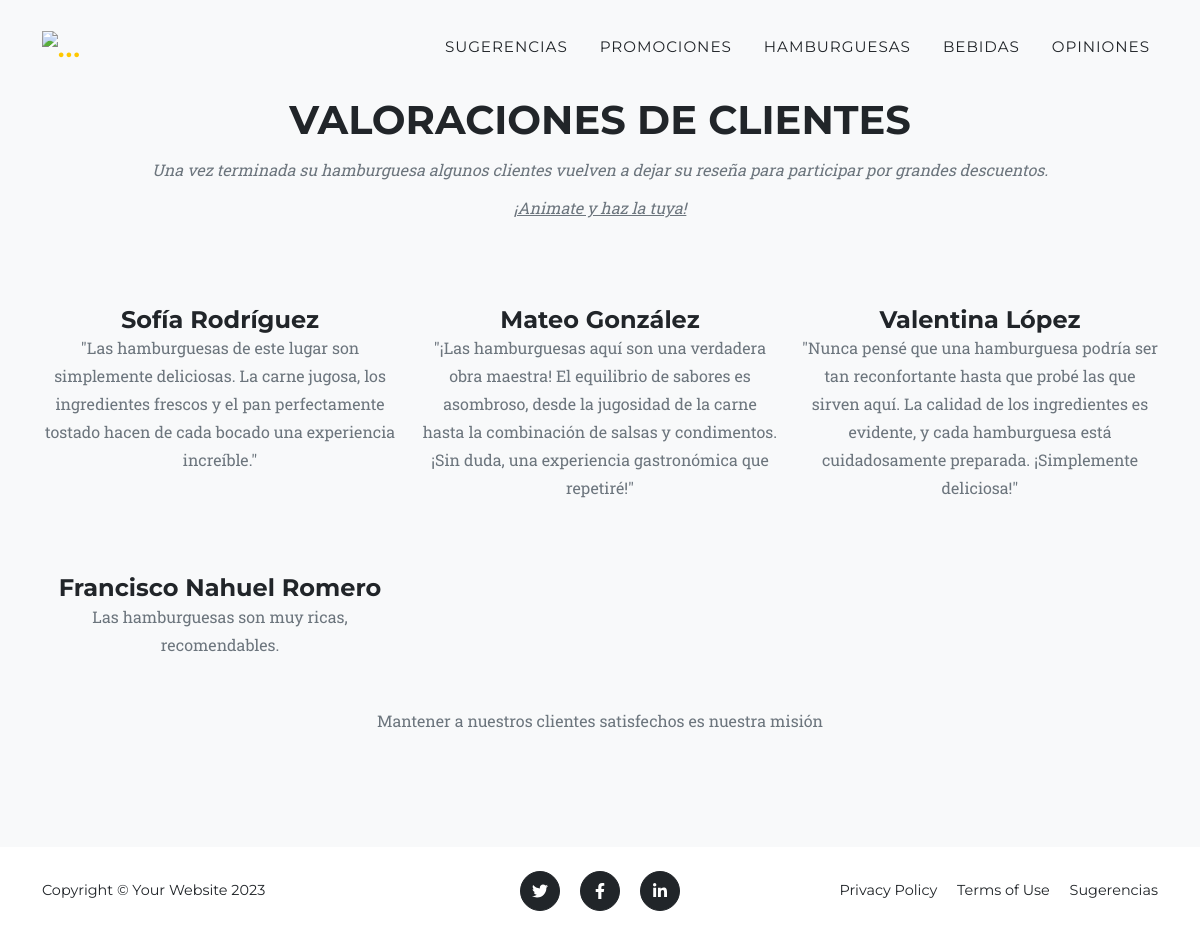
The app's page /valoraciones/, older data.
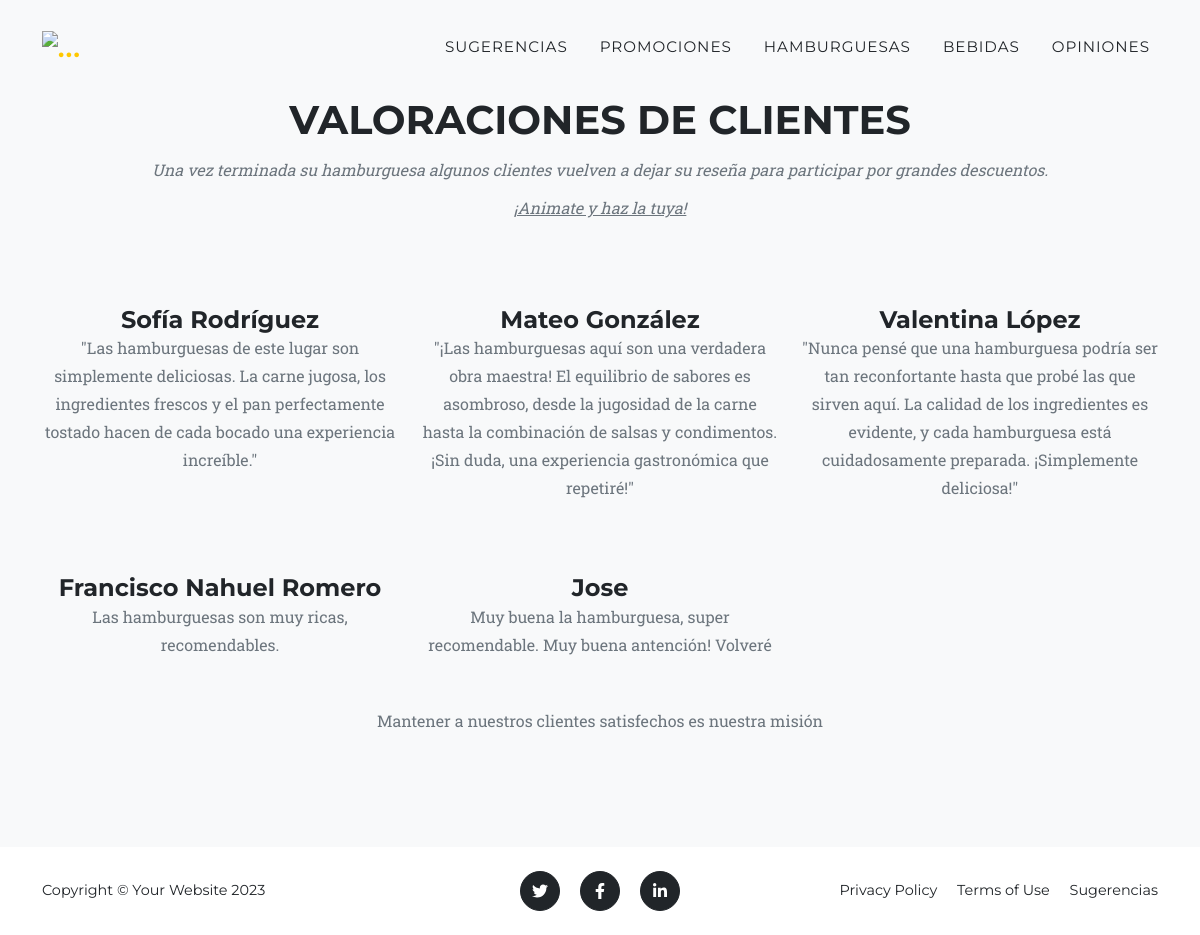
The same page, newer data.
### burger/models.py (models this page shows, shortened)
class Resena(models.Model):
    nombre = models.CharField(max_length=40)
    email = models.EmailField()
    resena = models.CharField(max_length=500)

### burger/views.py (the view)
# urls.py: path('valoraciones/', valoraciones, name='valoraciones'),
def valoraciones(request):
    resenas_totales = Resena.objects.all()
    return render(request, 'burger/valoraciones.html', {"valoraciones":resenas_totales})

### burger/templates/burger/valoraciones.html
{% extends "burger/base_light.html" %}
{% load static %}
{% block contenido_clientes %}
<section class="page-section bg-light" id="opiniones">
    <div class="container">
        <div class="text-center">
            <h2 class="section-heading text-uppercase"><a class="nav-link" href="{% url 'resena' %}">Valoraciones de clientes</a> </h2>
            <h3 class="section-subheading text-muted"><a class="nav-link" href="{% url 'resena' %}">Una vez terminada su hamburguesa algunos clientes vuelven a dejar su reseña para participar por grandes descuentos. <br> <br><u>¡Animate y haz la tuya!</u></a></h3>
        </div>
        <div class="row">
            {% for x in valoraciones %}
            <div class="col-lg-4">
                <div class="team-member">
                    <h4>{{x.nombre}}</h4>
                    <p class="text-muted">{{x.resena}}
                    </p>
                </div>
            </div>
            {% endfor %}
        </div>
        <div class="row">
            <div class="col-lg-8 mx-auto text-center"><p class="large text-muted"> Mantener a nuestros clientes satisfechos es nuestra misión</p></div>
        </div>
    </div>
</section>
{% endblock %}

Row changes from the older to the newer data that the page shows:
added Resena: nombre "Jose", resena "Muy buena la hamburguesa, super recomendable. Muy buena antención! Volveré"
